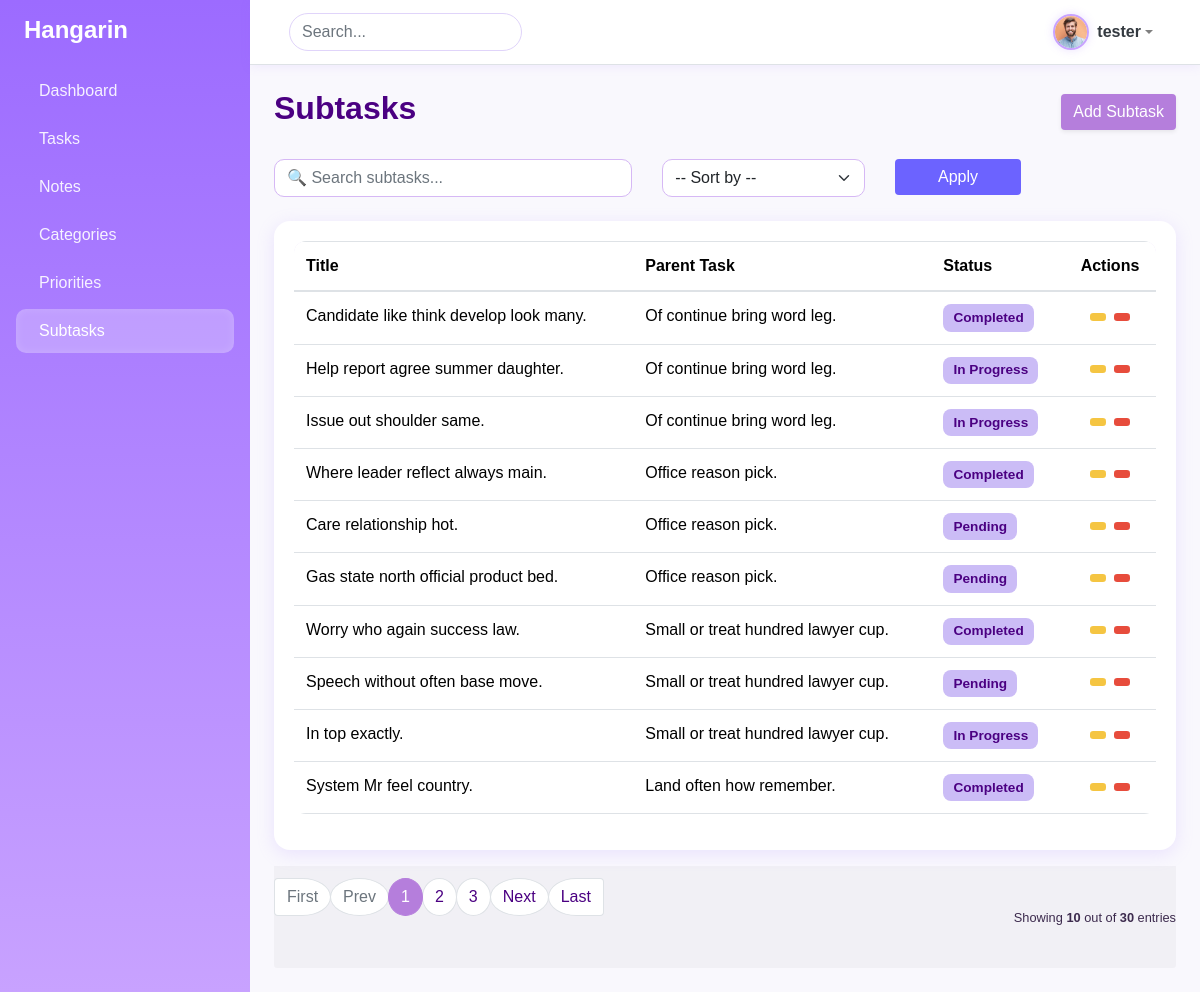
/subtasks/ (signed in), run on the app's committed database.
### task/models.py (models this page shows, shortened)
class BaseModel(models.Model):
    created_at = models.DateTimeField(auto_now_add=True)
    updated_at = models.DateTimeField(auto_now=True)
    class Meta:
        abstract = True

class SubTask(BaseModel):
    title = models.CharField(max_length=200)
    status = models.CharField(
        max_length=50, choices=STATUS_CHOICES, default="Pending")
    parent_task = models.ForeignKey(
        Task, related_name="subtasks", on_delete=models.CASCADE)

class Task(BaseModel):
    title = models.CharField(max_length=200)
    description = models.TextField()
    status = models.CharField(max_length=50, choices=STATUS_CHOICES, default="Pending")
    deadline = models.DateTimeField(default=timezone.now)
    priority = models.ForeignKey("task.Priority", on_delete=models.CASCADE)
    category = models.ForeignKey("task.Category", on_delete=models.CASCADE)

### task/views.py (the view)
# urls.py: path('subtasks/', views.SubTaskListView.as_view(), name='subtask-list'),
@method_decorator(login_required(login_url='/accounts/login/'), name='dispatch')
class SubTaskListView(ListView):
    model = SubTask
    context_object_name = "subtasks"
    template_name = "subtask_list.html"
    paginate_by = 10
    def get_queryset(self):
        queryset = SubTask.objects.all()
        q = self.request.GET.get("q")
        sort = self.request.GET.get("sort")
        if q:
            queryset = queryset.filter(title__icontains=q)
        if sort == "title_asc":
            queryset = queryset.order_by("title")
        elif sort == "title_desc":
            queryset = queryset.order_by("-title")
        elif sort == "created_asc":
            queryset = queryset.order_by("created_at")
        elif sort == "created_desc":
            queryset = queryset.order_by("-created_at")
        return queryset

### templates/subtask_list.html (shortened to what this page needs)
{% extends 'base.html' %}
{% block content %}
<div class="d-flex justify-content-between align-items-center mb-4">
    <h2 class="fw-bold"> Subtasks</h2>
    <a href="{% url 'subtask-add' %}" class="btn btn-primary shadow-sm">
         Add Subtask
    </a>
</div>
<form method="get" class="row g-2 mb-4">
    <div class="col-md-5">
        <input type="text" name="q" value="{{ request.GET.q }}" class="form-control"
            placeholder="🔍 Search subtasks...">
    </div>
    <div class="col-md-3">
        <select name="sort" class="form-select">
            <option value="">-- Sort by --</option>
        </select>
    </div>
    <div class="col-md-2">
        <button type="submit" class="btn btn-secondary w-100">
             Apply
        </button>
    </div>
</form>
<div class="card">
    <div class="card-body table-responsive">
        <table class="table table-hover align-middle">
            <thead>
                <tr>
                    <th>Title</th>
                    <th>Parent Task</th>
                    <th>Status</th>
                    <th class="text-center">Actions</th>
                </tr>
            </thead>
            <tbody>
                {% for subtask in subtasks %}
                <tr>
                    <td>{{ subtask.title }}</td>
                    <td>{{ subtask.parent_task.title }}</td>
                    <td><span class="badge bg-info text-dark">{{ subtask.status }}</span></td>
                    <td class="text-center">
                        <a href="{% url 'subtask-update' subtask.pk %}" class="btn btn-sm btn-warning me-1">
                        </a>
                        <a href="{% url 'subtask-delete' subtask.pk %}" class="btn btn-sm btn-danger">
                        </a>
                    </td>
                </tr>
                {% endfor %}
            </tbody>
        </table>
    </div>
</div>
{% include "includes/pagination.html" %}
{% endblock %}

### templates/base.html (shortened to what this page needs)
{% load socialaccount %}
{% load static %}
{% load pwa %}
<!DOCTYPE html>
<html lang="en">
<head>
    <link href="https://cdn.jsdelivr.net/npm/bootstrap@5.3.2/dist/css/bootstrap.min.css" rel="stylesheet">
    <link rel="stylesheet"
        href="https://cdnjs.cloudflare.com/ajax/libs/line-awesome/1.3.0/line-awesome/css/line-awesome.min.css" />
    <link rel="stylesheet" href="{% static 'css/bootstrap.min.css' %}" />
    <link rel="stylesheet" href="{% static 'css/style.css' %}">
</head>
<body>
    <div class="d-flex" id="wrapper">
        <div id="sidebar-wrapper" class="p-3 shadow-sm">
            <h4 class="fw-bold mb-4 d-flex align-items-center">
                Hangarin
            </h4>
            <ul class="nav flex-column">
                <li class="nav-item mb-1">
                    <a href="{% url 'dashboard' %}"
                        class="nav-link {% if request.resolver_match.url_name == 'dashboard' %}active{% endif %}">
                        Dashboard
                    </a>
                </li>
                <li class="nav-item mb-1">
                    <a href="{% url 'task-list' %}"
                        class="nav-link {% if request.resolver_match.url_name == 'task-list' %}active{% endif %}">
                        Tasks
                    </a>
                </li>
                <li class="nav-item mb-1">
                    <a href="{% url 'note-list' %}"
                        class="nav-link {% if request.resolver_match.url_name == 'note-list' %}active{% endif %}">
                        Notes
                    </a>
                </li>
                <li class="nav-item mb-1">
                    <a href="{% url 'category-list' %}"
                        class="nav-link {% if request.resolver_match.url_name == 'category-list' %}active{% endif %}">
                        Categories
                    </a>
                </li>
                <li class="nav-item mb-1">
                    <a href="{% url 'priority-list' %}"
                        class="nav-link {% if request.resolver_match.url_name == 'priority-list' %}active{% endif %}">
                        Priorities
                    </a>
                </li>
                <li class="nav-item mb-1">
                    <a href="{% url 'subtask-list' %}"
                        class="nav-link {% if request.resolver_match.url_name == 'subtask-list' %}active{% endif %}">
                        Subtasks
                    </a>
                </li>
            </ul>
        </div>
        <div id="page-content-wrapper" class="flex-grow-1">
            <nav class="navbar navbar-expand-lg navbar-light border-bottom px-4 sticky-top">
                <div class="container-fluid">
                    <form class="d-flex">
                        <input class="form-control me-2" type="search" placeholder="Search..." aria-label="Search">
                    </form>
                    <ul class="navbar-nav ms-auto align-items-center">
                        {% if request.user.is_authenticated %}
                        <li class="nav-item dropdown">
                            <a class="nav-link dropdown-toggle d-flex align-items-center" href="#" id="userDropdown"
                                role="button" data-bs-toggle="dropdown" aria-expanded="false">
                                <img src="{% static 'img/profile2.jpg' %}" alt="User" class="profile-pic me-2">
                                <span class="fw-semibold text-dark">{{ request.user.username }}</span>
                            </a>
                        </li>
                        {% else %}
                        <li class="nav-item">
                            <a href="{% url 'account_login' %}" class="btn btn-outline-primary btn-sm">Login</a>
                        </li>
                        {% endif %}
                    </ul>
                </div>
            </nav>
            <main class="p-4">
                {% block content %}{% endblock %}
            </main>
        </div>
    </div>
</body>
</html>

### static/css/style.css (style rules this page uses)
body { font-family: 'Poppins', sans-serif; }
.card { border-radius: 15px; }
.table { border-radius: 12px; overflow: hidden; }
#sidebar-wrapper { width: 250px; min-height: 100vh; background: linear-gradient(180deg, #007bff 0%, #0056b3 100%); color: white; transition: all 0.3s; }
#sidebar-wrapper .nav-link { color: rgba(255, 255, 255, 0.9); border-radius: 8px; padding: 10px 15px; transition: all 0.3s ease; }
#sidebar-wrapper .nav-link:hover, #sidebar-wrapper .nav-link.active { background-color: rgba(255, 255, 255, 0.15); color: #fff; }
.navbar { height: 65px; background-color: #ffffff !important; }
.navbar .form-control { border-radius: 30px; }
main { min-height: calc(100vh - 65px); background-color: #f8f9fc; }

### templates/base.html (style rules this page uses)
:root { --lilac-light: #f5ecff; --lilac: #c8a2ff; --lilac-dark: #9c6bff; --white: #ffffff; --gray-light: #f9f8fd; --text-dark: #3c2a4d; --text-muted: #7a6b8d; }
body { background: var(--gray-light); font-family: 'Poppins', sans-serif; color: var(--text-dark); }
#sidebar-wrapper { width: 250px; min-height: 100vh; background: linear-gradient(180deg, var(--lilac-dark) 0%, var(--lilac) 100%); color: white; transition: all 0.3s; box-shadow: 2px 0 15px rgba(156, 107, 255, 0.15); }
#sidebar-wrapper h4 { font-weight: 700; color: #fff; }
#sidebar-wrapper .nav-link { color: rgba(255, 255, 255, 0.9); border-radius: 10px; padding: 10px 15px; transition: all 0.3s ease; font-weight: 500; }
#sidebar-wrapper .nav-link:hover, #sidebar-wrapper .nav-link.active { background: rgba(255, 255, 255, 0.25); color: #fff; box-shadow: inset 0 0 10px rgba(255, 255, 255, 0.15); }
.navbar { height: 65px; background-color: var(--white) !important; box-shadow: 0 2px 10px rgba(156, 107, 255, 0.1); }
.navbar .form-control { border-radius: 25px; border: 1px solid #e0d4fa; transition: all 0.3s ease; }
main { min-height: calc(100vh - 65px); background-color: var(--gray-light); }
.profile-pic { width: 36px; height: 36px; border-radius: 50%; object-fit: cover; border: 2px solid var(--lilac); box-shadow: 0 0 10px rgba(156, 107, 255, 0.2); }

### templates/subtask_list.html (style rules this page uses)
body { background-color: #f7f3fa; }
h2 { color: #4b0082; }
.btn-primary { background-color: #b57edc; border: none; color: white; transition: all 0.3s ease; }
.btn-secondary { background-color: #6c63ff; border: none; color: white; transition: all 0.3s ease; }
.card { border: none; border-radius: 16px; box-shadow: 0 4px 18px rgba(176, 140, 255, 0.2); background: white; transition: 0.3s ease; }
.form-control, .form-select { border: 1px solid #d6b8f5; border-radius: 10px; transition: all 0.3s ease; }
.table thead { background-color: #ede3fa; color: #4b0082; }
.badge { font-size: 0.85rem; padding: 0.5em 0.75em; border-radius: 8px; }
.badge.bg-info { background-color: #cbbcf6 !important; color: #4b0082 !important; }
.btn-warning { background-color: #f5c542; border: none; transition: 0.2s ease; }
.btn-danger { background-color: #e74c3c; border: none; transition: 0.2s ease; }

### data on the page
SubTask: title "Candidate like think develop look many.", parent_task "Of continue bring word leg.", status "Completed"
SubTask: title "Help report agree summer daughter.", parent_task "Of continue bring word leg.", status "In Progress"
SubTask: title "Issue out shoulder same.", parent_task "Of continue bring word leg.", status "In Progress"
SubTask: title "Where leader reflect always main.", parent_task "Office reason pick.", status "Completed"
SubTask: title "Care relationship hot.", parent_task "Office reason pick.", status "Pending"
SubTask: title "Gas state north official product bed.", parent_task "Office reason pick.", status "Pending"
SubTask: title "Worry who again success law.", parent_task "Small or treat hundred lawyer cup.", status "Completed"
SubTask: title "Speech without often base move.", parent_task "Small or treat hundred lawyer cup.", status "Pending"
SubTask: title "In top exactly.", parent_task "Small or treat hundred lawyer cup.", status "In Progress"
SubTask: title "System Mr feel country.", parent_task "Land often how remember.", status "Completed"

### other printed values
{{ request.user.username }} "tester"
{{ page_num }} "1"
{{ page_num }} "2" "3"
{{ object_list.count }} "10"
{{ paginator.count }} "30"
